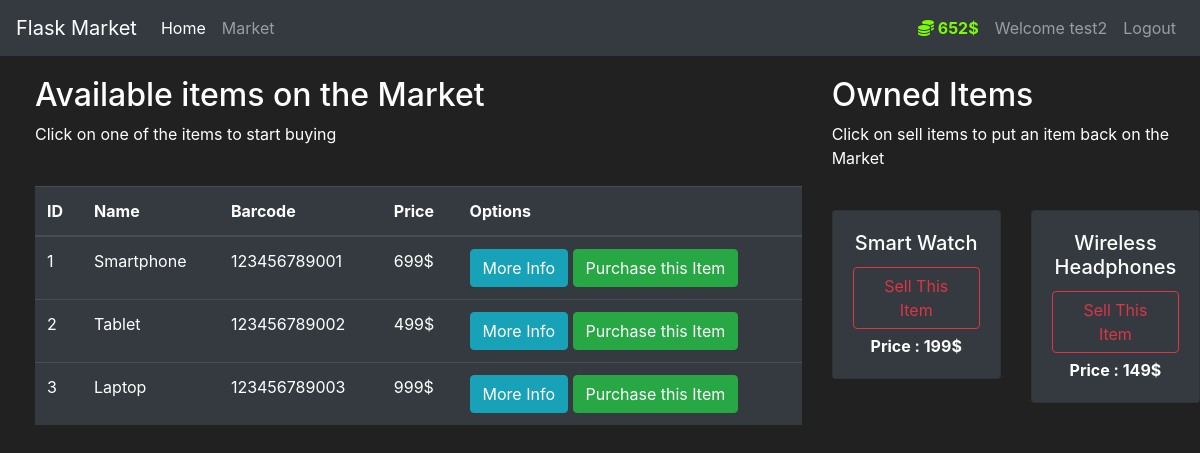
The app's page /market (signed in) with its own data.
### market/models.py (models this page shows, shortened)
class User(db.Model, UserMixin):
    id = db.Column(db.Integer(), primary_key=True)
    username = db.Column(db.String(length=30), nullable=False, unique=True)
    email_address = db.Column(db.String(length=50), nullable=False, unique=True)
    password_hash = db.Column(db.String(length=60), nullable=False, unique=True)
    budget = db.Column(db.Integer(), nullable=False, default=1000)
    items = db.relationship('Item', backref='owned_user', lazy=True)
    @property
    def prettier_budget(self):
        if len(str(self.budget))>=4:
            return f'{str(self.budget)[:-3]},{str(self.budget)[-3:]}$'
        else:
            return f'{self.budget}$'
    @property
    def password(self):
        return self.password

class Item(db.Model):
    id = db.Column(db.Integer(), primary_key=True)
    name = db.Column(db.String(length=30), nullable=False, unique=True)
    price = db.Column(db.Integer(), nullable=False)
    barcode = db.Column(db.String(length=12), nullable=False, unique=True)
    description = db.Column(db.String(length=1024), nullable=False, unique=True)
    owner = db.Column(db.Integer(), db.ForeignKey('user.id'))

### market/routes.py (the view, shortened to what this page needs)
@app.route('/market', methods=['GET','POST'])
@login_required
def market_page():
    purchase_form = PurchaseItemForm()
    selling_form = SellingItemForm()
    if request.method == 'GET':
        items = Item.query.filter_by(owner=None)
        owned_items = Item.query.filter_by(owner=current_user.id)
        return render_template('market.html', items=items, purchase_form=purchase_form, owned_items=owned_items, selling_form=selling_form)

### market/models.py (called while the page is built)
@login_manager.user_loader
def load_user(user_id):
    return User.query.get(int(user_id))

### market/templates/market.html (shortened to what this page needs)
{% extends 'base.html' %}
{% block content %}
<div class="row" style="margin-top: 20px; margin-left: 20px;">
    <div class="col-8">
        <h2>Available items on the Market</h2>
        <p>Click on one of the items to start buying</p>
        <br>
        <table class="table table-hover table-dark">
            <thead>
                <tr>
                    <th scope="col">ID</th>
                    <th scope="col">Name</th>
                    <th scope="col">Barcode</th>
                    <th scope="col">Price</th>
                    <th scope="col">Options</th>
                </tr>
            </thead>
            <tbody>
                {% for item in items %}
                    <tr>
                        <td>{{ item.id }}</td>
                        <td>{{ item.name }}</td>
                        <td>{{ item.barcode }}</td>
                        <td>{{ item.price }}$</td>
                        <td>
                            <button class="btn btn-outline btn-info" data-toggle="modal" data-target="#Modal-MoreInfo-{{ item.id }}">More Info</button>
                            <button class="btn btn-outline btn-success" data-toggle="modal" data-target="#Modal-PurchaseConfirm-{{ item.id }}">Purchase this Item</button>
                        </td>
                    </tr>
                {% endfor %}
            </tbody>
        </table>
    </div>
    <div class="col-4">
        <h2>Owned Items</h2>
        <p>Click on sell items to put an item back on the Market</p>
        <br>
        <div class="row">
            {% for owned_item in owned_items %}
                <div class="col-md-6">
                    <div style="margin-bottom: 5px;" class="card text-center bg-dark">
                        <div class="card-body">
                            <h5 class="card-title"> {{ owned_item.name }} </h5>
                            <button type="button" class="btn btn-outline-danger" style="margin-bottom: 5px;"
                                data-toggle="modal" data-target="#Modal-SellingConfirm-{{ owned_item.id }}">
                                Sell This Item
                            </button>
                            <p class="card-text"><strong>
                                Price : {{ owned_item.price }}$
                            </strong></p>
                        </div>
                    </div>
                </div>
            {% endfor %}
        </div>
    </div>
</div>
{% endblock %}

### market/templates/base.html (shortened to what this page needs)
<!doctype html>
<html lang="en">
   <head>
      <link rel="stylesheet" href="https://cdn.jsdelivr.net/npm/bootstrap@4.5.3/dist/css/bootstrap.min.css">
   </head>
   <body>
    <nav class="navbar navbar-expand-md navbar-dark bg-dark">
      <a class="navbar-brand" href="#">Flask Market</a>
      <div class="collapse navbar-collapse" id="navbarNav">
        <ul class="navbar-nav mr-auto">
            <li class="nav-item active">
                <a class="nav-link" href="{{ url_for('home_page') }}">Home <span class="sr-only">(current)</span></a>
            </li>
            <li class="nav-item">
                <a class="nav-link" href="{{ url_for('market_page') }}">Market</a>
            </li>
        </ul>
          {% if current_user.is_authenticated %}
            <ul class="navbar-nav">
              <li class="nav-item">
                  <a class="nav-link" style="color: lawngreen; font-weight: bold;">
                      <i class="fas fa-coins"></i>
                      {{ current_user.prettier_budget }}
                  </a>
              </li>
              <li class="nav-item">
                  <a class="nav-link">Welcome {{ current_user.username }} </a>
              </li>
              <li class="nav-item">
                  <a class="nav-link" href="{{ url_for('logout_page') }}">Logout</a>
              </li>
            </ul>
          {% endif %}
      </div>
    </nav>
      {% block content %}
      {% endblock %}
      <link rel="stylesheet" href="https://cdnjs.cloudflare.com/ajax/libs/font-awesome/6.4.0/css/all.min.css">
   </body>
</html>

### market/templates/base.html (style rules this page uses)
body { background-color: #212121; color: white }

### records on screen
User: prettier_budget "652$", username "test2"
Item: id "1", name "Smartphone", barcode "123456789001", price "699"
Item: id "2", name "Tablet", barcode "123456789002", price "499"
Item: id "3", name "Laptop", barcode "123456789003", price "999"
Item: name "Smart Watch", price "199"
Item: name "Wireless Headphones", price "149"
